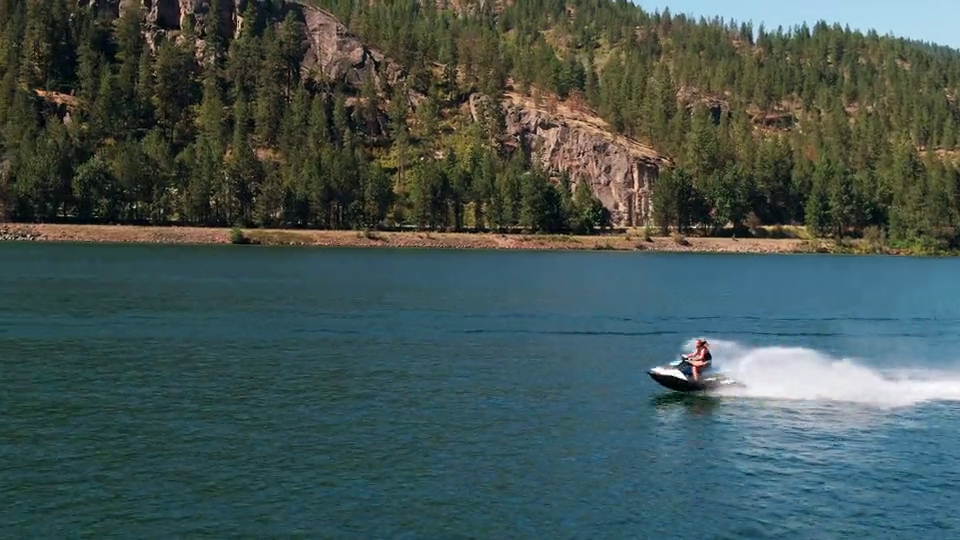
#> input picture frame 17 of boat.mp4, 960 x 540 px
$ python 'locked on stabilisation.py'
#> lines starting #> are read from the running program, lines starting #| are printed output that depends on the picture
#%%
import cv2
import numpy as np

ix, iy, k = 200,200,1
def onMouse(event, x, y, flag, param):
	global ix,iy,k
	if event == cv2.EVENT_LBUTTONDOWN:
		ix,iy = x,y
		k = -1

cv2.namedWindow("window")
cv2.setMouseCallback("window", onMouse)

cap = cv2.VideoCapture('boat.mp4')

while True:
	_, frm = cap.read()
#> frm is the input picture: shape (540, 960, 3); mean B, G, R 81.9, 84.5, 67.7

	cv2.imshow("window", frm)

	if cv2.waitKey(1) == 27 or k == -1:
#> (key Esc is pressed here)
		old_gray = cv2.cvtColor(frm, cv2.COLOR_BGR2GRAY)
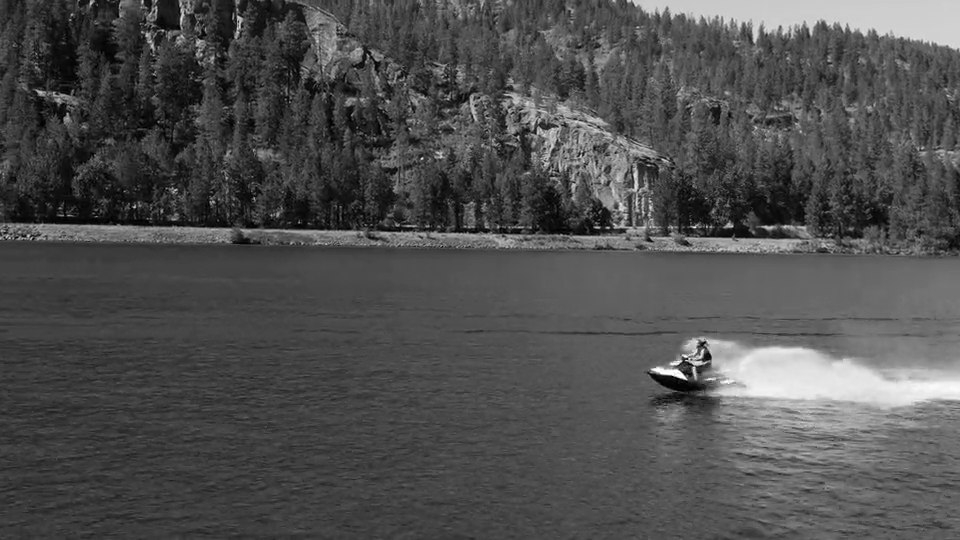
#> old_gray: shape (540, 960); min 0, max 255, mean 79.1
		cv2.destroyAllWindows()
		break

old_pts = np.array([ix,iy], dtype="float32").reshape(-1,1,2)
mask = np.zeros_like(frm)

while True:
    _, frame2 = cap.read()
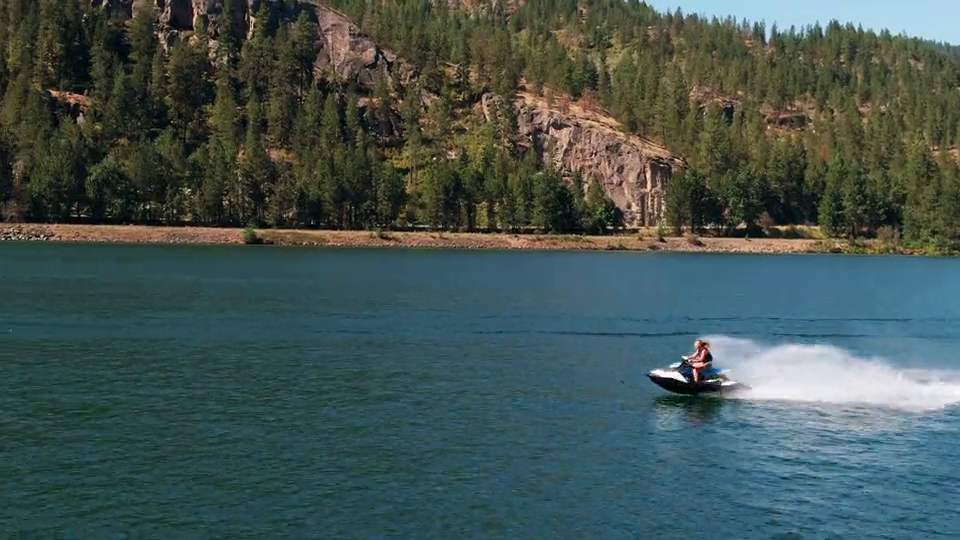
#> input picture frame 18 of boat.mp4, 960 x 540 px
#> frame2 is the input picture: shape (540, 960, 3); mean B, G, R 81, 83.9, 67.3

    new_gray = cv2.cvtColor(frame2, cv2.COLOR_BGR2GRAY)
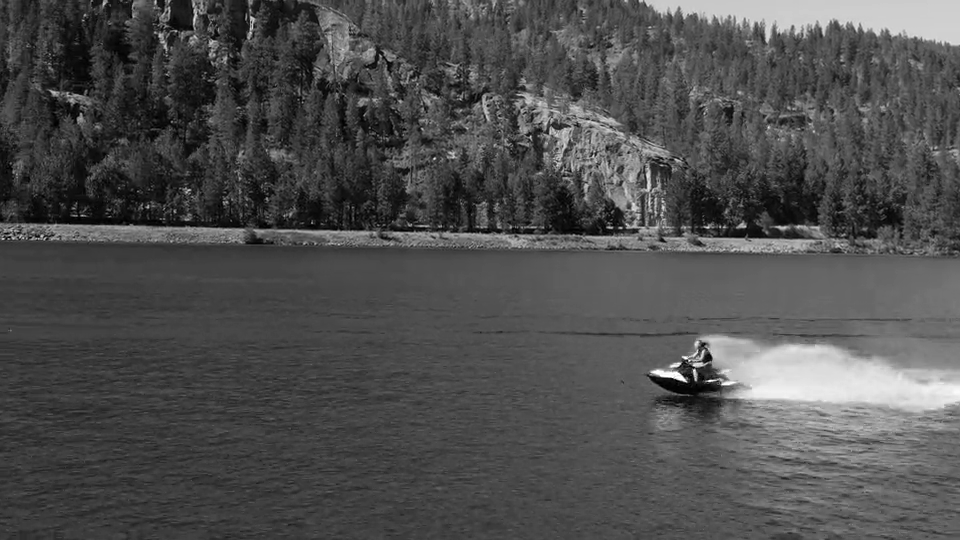
#> new_gray: shape (540, 960); min 0, max 255, mean 78.6

    new_pts,status,err = cv2.calcOpticalFlowPyrLK(old_gray,
                         new_gray,
                         old_pts,
                         None, maxLevel=1,
                         criteria=(cv2.TERM_CRITERIA_EPS | cv2.TERM_CRITERIA_COUNT,
                                                         15, 0.08))
#> new_pts = [[213.5, 205.3]]; status = [1]; err = [11.28]

    cv2.circle(mask, (int(new_pts.ravel()[0]), int(new_pts.ravel()[1])), 2, (0,255,0), 2)
    combined = cv2.addWeighted(frame2, 0.7, mask, 0.3, 0.1)
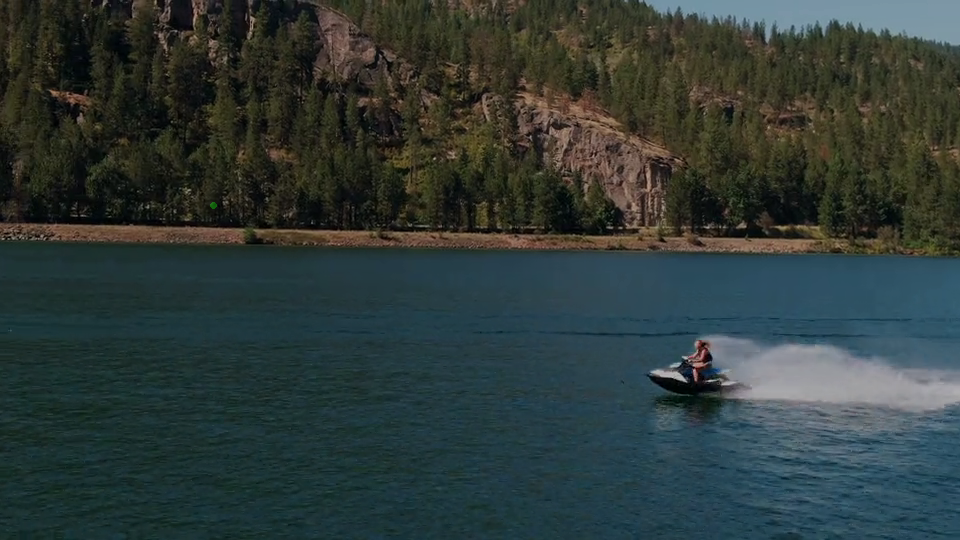
#> combined: shape (540, 960, 3); mean B, G, R 56.8, 58.9, 47.2

    cv2.imshow("new win", mask)
    cv2.imshow("wind", combined)

    old_gray = new_gray.copy()
    old_pts = new_pts.copy()
#> old_pts = [[213.5, 205.3]]

    x1 = int(new_pts.ravel()[0]) - 100
#> x1 = 113
    x2 = int(new_pts.ravel()[0]) + 100
#> x2 = 313
    y1 = int(new_pts.ravel()[1]) - 100
#> y1 = 105
    y2 = int(new_pts.ravel()[1]) + 100
#> y2 = 305
    cropped_vid = frame2[x1:x2, y1:y2]
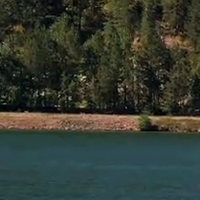
#> cropped_vid: shape (200, 200, 3); mean B, G, R 50.4, 59.7, 52.6
    cv2.imshow("Cropped Video", cropped_vid)

    if cv2.waitKey(1) == 27:
#> (key Esc is pressed here)
        cap.release()
        cv2.destroyAllWindows()
        break


"""
while True:
    _, frame3 = cap.read()
    x1 = int(new_pts.ravel()[0]) - 100
    x2 = int(new_pts.ravel()[0]) + 100
    y1 = int(new_pts.ravel()[1]) - 100
    y2 = int(new_pts.ravel()[1]) + 100
    cropped_vid = frame3[x1:x2, y1:y2]
    frame3 = cv2.rectangle(frame3, [x1,y1], [x2,y2], [0,0,255], 2)
    cv2.imshow("Cropped Video", frame3)

    if cv2.waitKey(1) == 27:
        exit(0)
"""

$ run again, starting later in the video
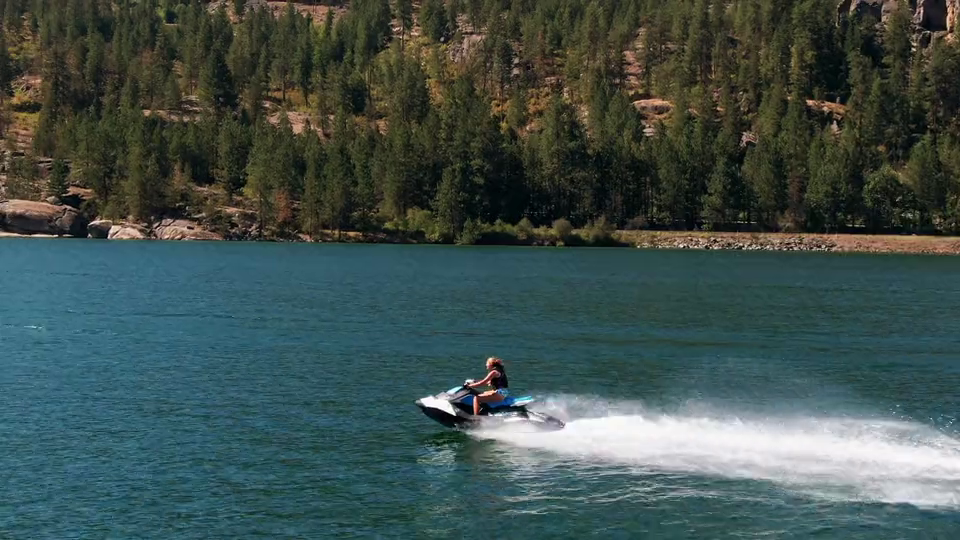
#> input picture frame 76 of boat.mp4, 960 x 540 px
#> frm is the input picture: shape (540, 960, 3); mean B, G, R 76.8, 80.1, 63.4
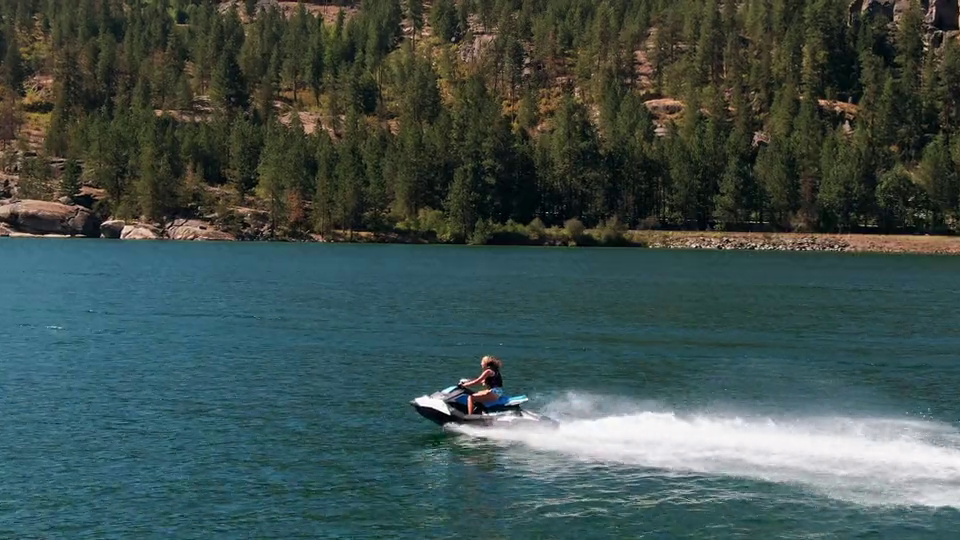
#> input picture frame 77 of boat.mp4, 960 x 540 px
#> frame2 is the input picture: shape (540, 960, 3); mean B, G, R 77.6, 80.5, 64
#> new_pts = [[212, 200]]; status = [1]; err = [0.625]
#> old_pts = [[212, 200]]
#> x1 = 112
#> x2 = 312
#> y1 = 100
#> y2 = 300
#> `cropped_vid = frame2[x1:x2, y1:y2]`:
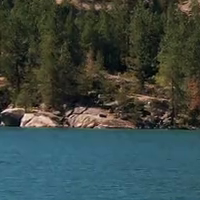
#> cropped_vid: shape (200, 200, 3); mean B, G, R 68.5, 72.4, 59

$ run again, starting later in the video
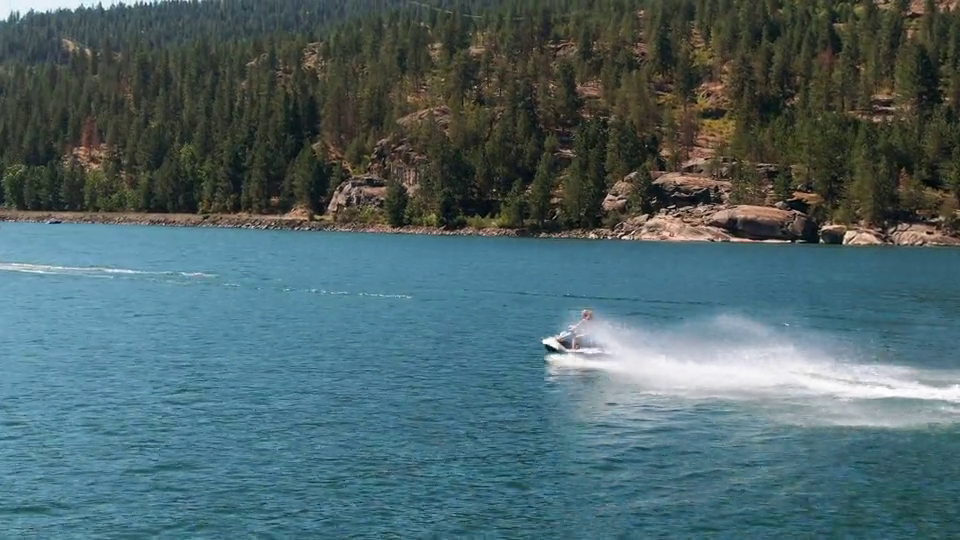
#> input picture frame 136 of boat.mp4, 960 x 540 px
#> frm is the input picture: shape (540, 960, 3); mean B, G, R 105.2, 100.7, 77
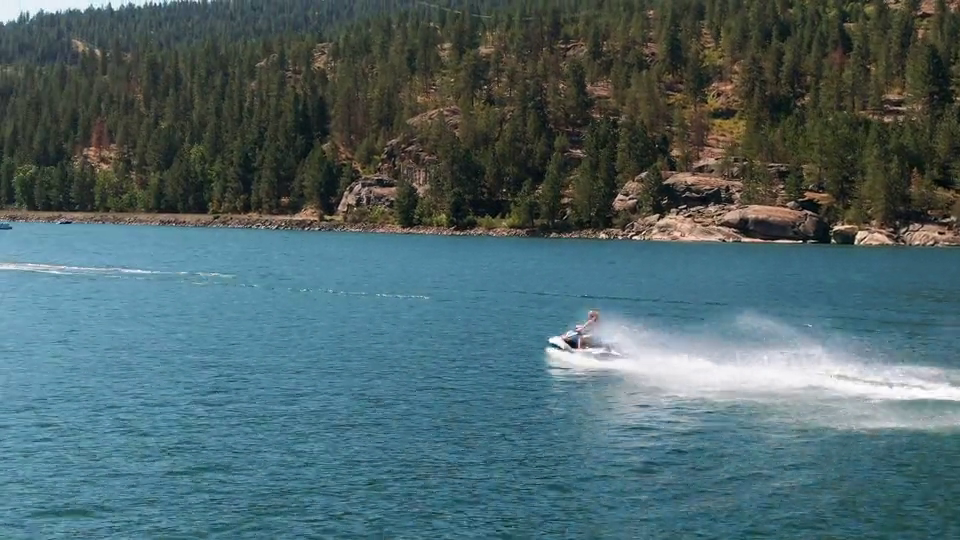
#> input picture frame 137 of boat.mp4, 960 x 540 px
#> frame2 is the input picture: shape (540, 960, 3); mean B, G, R 105.4, 101, 77.1
#> new_pts = [[204.8, 198.7]]; status = [1]; err = [18.11]
#> old_pts = [[204.8, 198.7]]
#> x1 = 104
#> x2 = 304
#> y1 = 98
#> y2 = 298
#> `cropped_vid = frame2[x1:x2, y1:y2]`:
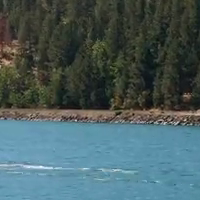
#> cropped_vid: shape (200, 200, 3); mean B, G, R 95.4, 93.6, 72.8
